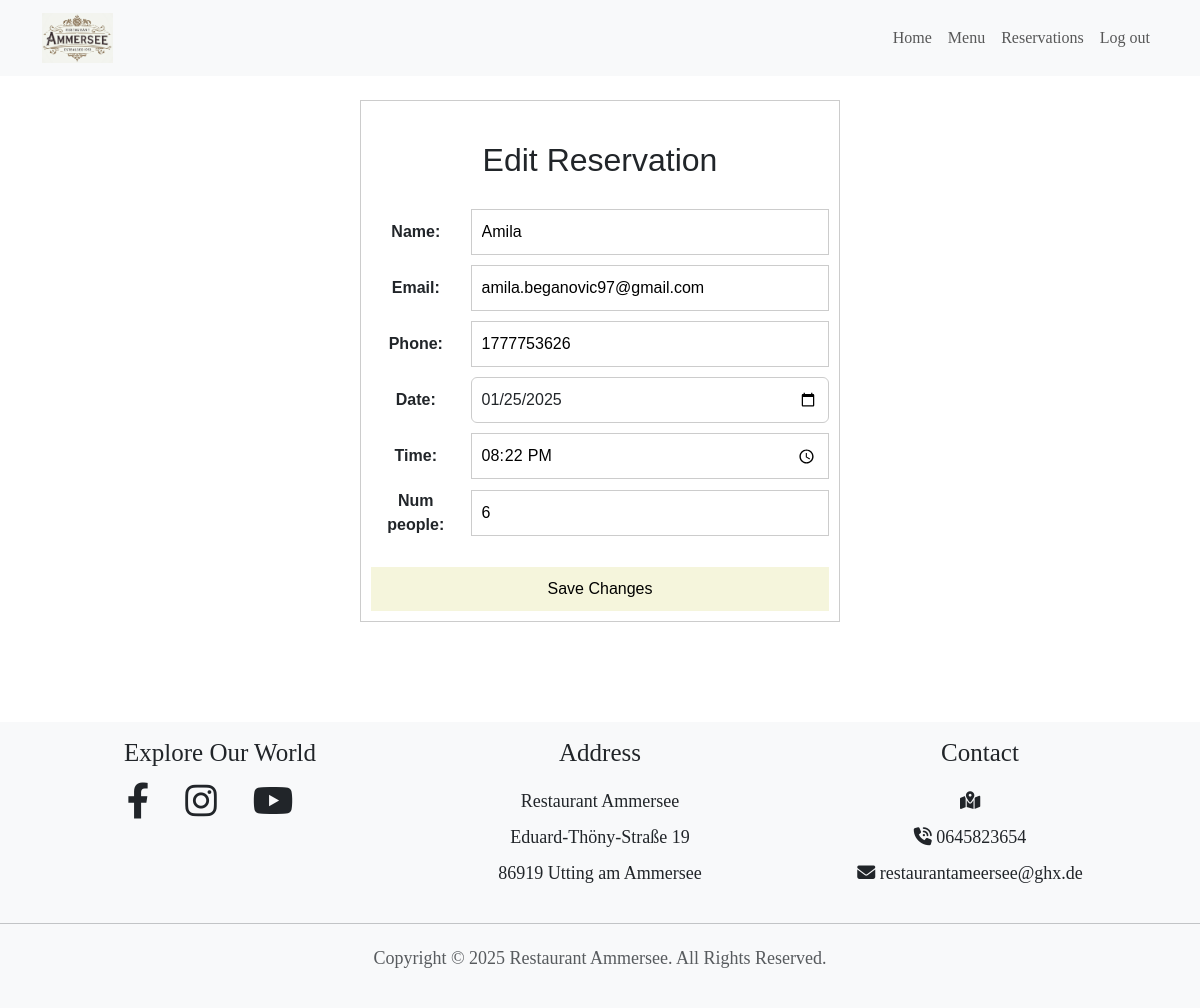
The page /restaurant/admin/reservations/31/edit/ (signed in) on the database its author committed.
### restaurant/models.py (models this page shows, shortened)
class Reservation(models.Model):
    time = models.TimeField(blank=False, null=False)
    num_people = models.IntegerField(
        validators=[MinValueValidator(1)]  # Ensure the number of people is at least 1
    )
    name = models.CharField(max_length=200)
    email = models.EmailField(validators=[EmailValidator()], blank=True, null=True)  # Allow blank email
    phone = models.CharField(
        max_length=20, validators=[RegexValidator(r"^\+?\d{9,15}$")]  # Validate phone number format
    )
    date = models.DateField(validators=[validate_future_date])  # Use the custom validator
    user = models.ForeignKey(
        settings.AUTH_USER_MODEL, on_delete=models.CASCADE, null=True, blank=True  # Link to the User model
    )

### restaurant/views.py (the view)
# urls.py: path("admin/reservations/<int:pk>/edit/", views.admin_edit_reservation, name="admin_edit_reservation"),
@login_required
@user_passes_test(lambda u: u.is_superuser)
def admin_edit_reservation(request, pk):
    reservation = get_object_or_404(Reservation, pk=pk)
    if request.method == "POST":
        form = ReservationForm(request.POST, instance=reservation)
        if form.is_valid():
            form.save()
            return redirect("restaurant:admin_reservations")
    else:
        form = ReservationForm(instance=reservation)
    return render(
        request,
        "reservations/admin_edit_reservation.html",
        {"form": form, "reservation": reservation},
    )

### restaurant/forms.py (shortened to what this page needs)
class ReservationForm(forms.ModelForm):
    class Meta:
        model = Reservation  # Use the Reservation model
        fields = ['name', 'email', 'phone', 'date', 'time', 'num_people']
        widgets = {  # Customize the widgets for some fields
            'date': forms.DateInput(  # Use a date picker for the date field
                attrs={
                    'type': 'date',
                    'class': 'datepicker',
                    'placeholder': 'Select a date'
                },
                format='%Y-%m-%d'
            ),
            'time': forms.TimeInput(attrs={'type': 'time'}),  # Use a time picker for the time field
            'email': forms.EmailInput(attrs={}),  # Use a default email input
        }

### restaurant/templates/reservations/admin_edit_reservation.html (shortened to what this page needs)
{% extends 'base.html' %}
{% block content %}
{% load static %}
<link rel="stylesheet" href="{% static 'css/reservations.css' %}">
<div id="edit-reservation-form">
  <h2>Edit Reservation</h2>
  <form method="post">
    {{ form.name.label_tag }}
    {{ form.name }}
    {{ form.email.label_tag }}
    {{ form.email }}
    {{ form.phone.label_tag }}
    {{ form.phone }}
    {{ form.date.label_tag }}
    <input type="date" name="date" class="form-control" id="{{ form.date.id_for_label }}"
      value="{{ form.date.value|date:'Y-m-d' }}">
    {{ form.time.label_tag }}
    {{ form.time }}
    {{ form.num_people.label_tag }}
    {{ form.num_people }}
    <button type="submit">Save Changes</button>
  </form>
</div>
{% endblock %}

### staticfiles/css/style.css (style rules this page uses)
html, body { width: 100%; margin: 0; font-family: 'Playfair Display', serif; display: flex; flex-direction: column; min-height: 100vh; gap: 50px; }

### static/css/reservations.css (style rules this page uses)
#edit-reservation-form { background-color: #fff; border: 1px solid #ccc; padding: 20px; width: 40%; margin: 50px auto; font-family: Arial, sans-serif; text-align: center; }
#edit-reservation-form form { display: grid; grid-template-columns: 1fr 2fr; gap: 10px; align-items: center; }
#edit-reservation-form label { grid-column: 1; text-align: right; font-weight: bold; }
#edit-reservation-form input, #edit-reservation-form select { grid-column: 2; box-sizing: border-box; padding: 10px; border: 1px solid #ccc; }
#edit-reservation-form button { grid-column: 1 / span 2; background-color: beige; color: #000000; padding: 10px 20px; border: none; cursor: pointer; width: 100%; margin-top: 20px; }
#edit-reservation-form { background-color: #fff; border: 1px solid #ccc; padding: 10px; width: 40%; font-family: Arial, sans-serif; text-align: center; }
#edit-reservation-form h2 { margin: 30px; }
#edit-reservation-form form { display: grid; grid-template-columns: 0.5fr 2fr; gap: 10px; align-items: center; justify-content: start; text-align: left; }
#edit-reservation-form label { grid-column: 1; text-align: center; font-weight: bold; }

### rows shown on the page
Reservation: name "Amila", email "amila.beganovic97@gmail.com", phone "1777753626", date "01/25/2025", time "20:22:00", num_people "6"
